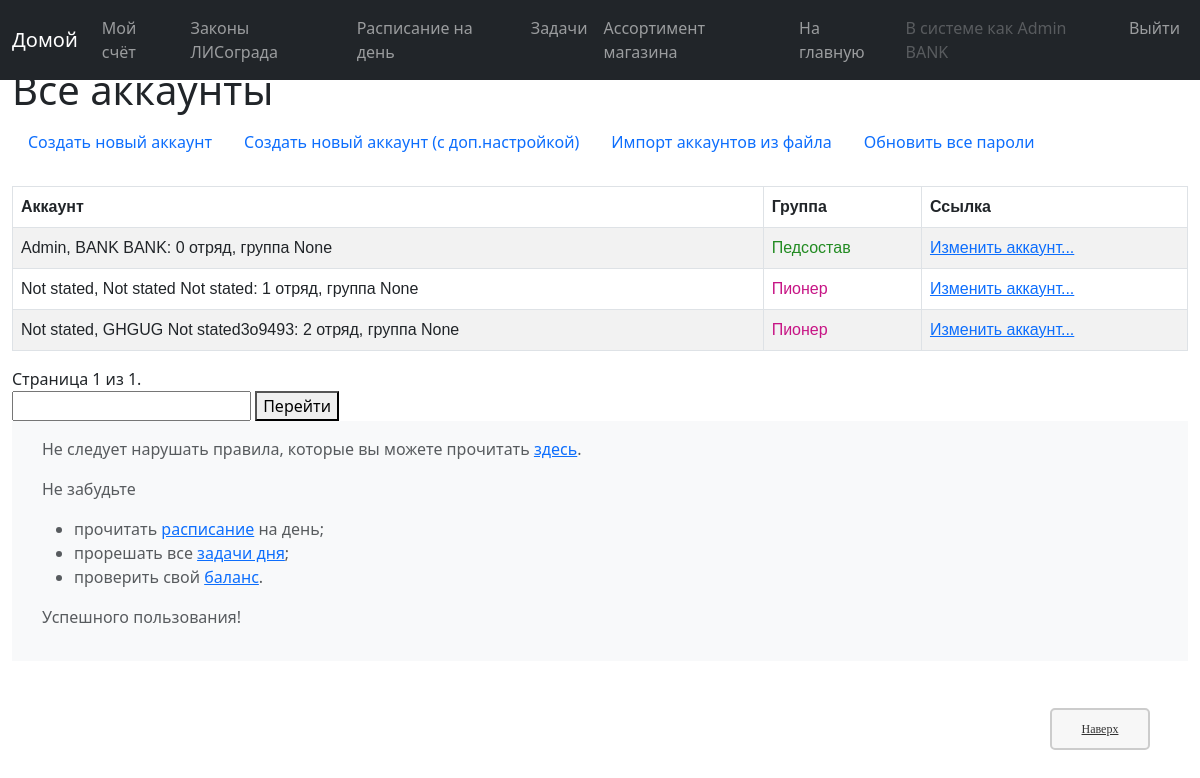
The app's page /bank/account/info/ (signed in), older data.
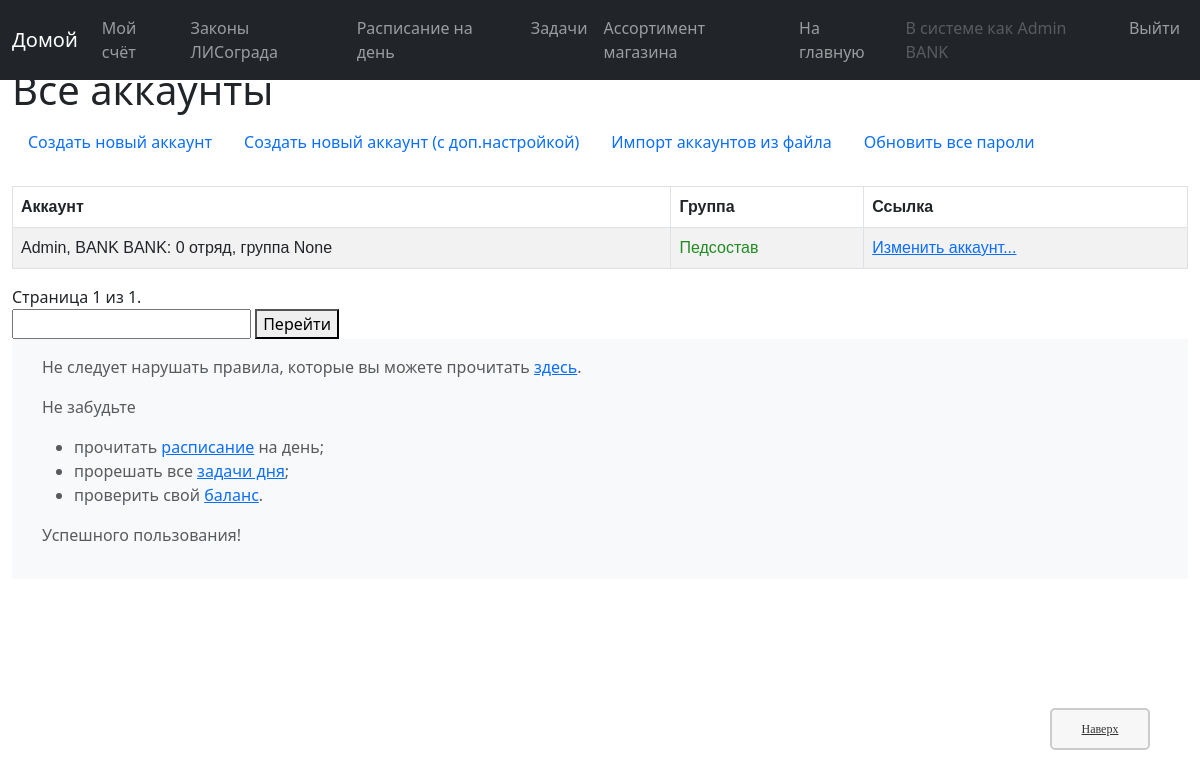
The same page, newer data.
### bank/models.py (models this page shows, shortened)
class account(models.Model):
    user = models.OneToOneField(User, on_delete=models.CASCADE, verbose_name=gc('account, fields, user, verbose_name'))
    balance = models.FloatField(default=0, verbose_name=gc('account, fields, balance, verbose_name'))
    id = models.UUIDField(primary_key=True, default=uuid.uuid4, help_text=gc('account, fields, id, help_text'))#, editable=False)
    first_name = models.CharField(max_length=40, default=gc('account, fields, first_name, default'),
                                  verbose_name=gc('account, fields, first_name, verbose_name'))   #   Имя
    middle_name = models.CharField(max_length=40, default=gc('account, fields, middle_name, default'),
                                   verbose_name=gc('account, fields, middle_name, verbose_name')) #   Отчество
    last_name = models.CharField(max_length=40, default=gc('account, fields, last_name, default'),
                                 verbose_name=gc('account, fields, last_name, verbose_name'))     #   Фамилия
    user_group = models.CharField(max_length=40, choices=EXISTING_GROUPS, default='None',
                                  help_text=gc('account, fields, user_group, help_text'),
                                  verbose_name=gc('account, fields, user_group, verbose_name'))
    party = models.IntegerField(default=0, verbose_name=gc('account, fields, party, verbose_name'))
    theme_self = models.CharField(max_length=50, choices=EXISTING_THEMES, default='default',
                                  help_text=gc('account, fields, theme_self, help_text'),
                                  verbose_name=gc('account, fields, theme_self, verbose_name'))
    account_status = models.CharField(max_length=100, default='', blank=True,
                                      verbose_name=gc('account, fields, account_status, verbose_name'))
    class Meta:
        ordering = ["party", "last_name"]
        permissions = PERMISSIONS
    def get_absolute_url_for_edit(self):
        return reverse('account-edit-n', args=[str(self.id)])
    def info(self) -> str:
        return f'{self.last_name}, {self.first_name} {self.middle_name}: {self.party} {gc("account, methods, info")} {self.user_group}'
    def short_name(self) -> str:
        return f'{self.last_name} {self.first_name}'
    def is_ped(self) -> bool:
        group = self.user.groups.get(name="pedagogue")
        return group is not None

### bank/views/accounts.py (the view)
@permission_required('bank.staff_')
@permission_required('bank.edit_users')
def account_info(request):
    acc_all = account.objects.all()
    paginator1 = Paginator(acc_all, 25)
    page1 = request.GET.get('page1')
    try:
        items1 = paginator1.page(page1)
    except PageNotAnInteger:
        items1 = paginator1.page(1)
    except EmptyPage:
        items1 = paginator1.page(paginator1.num_pages)
    return render(
        request,
        'bank/accounts/account_status.html',
        context={
            'object_list': items1,
        }
    )

### constants/constants.py (called while the page is built)
@lru_cache(None)
def get_const_bank_models(request: str) -> any:
    return get_smth_from_lc("bank", "models", '--'.join(request.split(', ')))

### utils/localization.py (called while the page is built)
def __request_handler__(request: str, info: any) -> any:
    rq = request.split('--')
    for i in rq: info = info[i]
    return info

def get_smth_from_lc(type_app: str, type_module: str, request: str) -> any:
    global info_all
    sbj = info_all[type_app][type_module]
    return __request_handler__(request, sbj)

### templates/bank/accounts/account_status.html (shortened to what this page needs)
{% extends "bank/base_generic.html" %}
{% block content %}
    <h1>Все аккаунты</h1>
    <ul class="nav">
    {% if perms.bank.staff_ %}
        <li class="nav-item"><a class="nav-link active" aria-current="page" href="{% url 'new-user' %}">Создать новый аккаунт</a></li>
        <li class="nav-item"><a class="nav-link active" aria-current="page" href="{% url 'new-user-custom' %}">Создать новый аккаунт (с доп.настройкой)</a></li>
        <li class="nav-item"><a class="nav-link active" aria-current="page" href="{% url 'new-user-auto' %}">Импорт аккаунтов из файла</a></li>
        {% if object_list %}
        <li class="nav-item"><a class="nav-link active" aria-current="page" href="{% url 'update-all-pass' %}">Обновить все пароли</a></li>
        {% endif %}
    {% endif %}
    </ul>
    <br />
    {% if object_list %}
    <table class="table table-striped table-hover table-bordered" cellpadding=30px>
        <thead>
            <tr>
                <th scope="col">Аккаунт</th>
                <th score="col">Группа</th>
                <th score="col">Ссылка</th>
            </tr>
        </thead>
        <tbody>
        {% for element in object_list %}
        <tr>
            <td>{{ element.info }}</td>
            <td>
                {% if element.is_ped == True %}
                    <span class="green">Педсостав</span>
                {% else %}
                    <span class="red">Пионер</span>
                {% endif %}
            </td>
            <td><a href="{{ element.get_absolute_url_for_edit }}">Изменить аккаунт...</a></td>
        </tr>
        {% endfor %}
    </table>
    <span class="page-current">
        Страница {{ object_list.number }} из {{ object_list.paginator.num_pages }}.
    </span>
    <form method="GET" action="{% url 'info-users' %}">
        <input type="text" name="page1" value="{{ messages.number }}" />
        <button type="submit">Перейти</button>
    </form>
    {% else %}
      <p>Ещё не существует ни одного аккаунта.</p>
    {% endif %}
{% endblock %}

### templates/bank/base_generic.html (shortened to what this page needs)
<!DOCTYPE html>
<html lang="ru">
<head>
  {% load static %}
  <link rel="stylesheet" href="{% static 'src/bootstrap/css/bootstrap.min.css' %}">
  <link id="main-style" rel="stylesheet" href="{% static 'bank/css/styles.css' %}">
</head>
<body>
    <div class="top-panel" role="navigation">
        <nav class="navbar navbar-expand-md navbar-dark fixed-top bg-dark">
            <div class="container-fluid">
              <a class="navbar-brand" href="{% url 'index_of_bank' %}">Домой</a>
              <div class="collapse navbar-collapse" id="navbarCollapse">
                <ul class="navbar-nav me-auto">
                    {% if user.is_authenticated %}
                        <li class="nav-item"><a class="nav-link" aria-current="page" href="{% url 'my-transactions' %}">Мой счёт</a></li>
                    {% endif %}
                    <li class="nav-item"><a class="nav-link" aria-current="page" href="{% url 'rules' %}">Законы ЛИСограда</a></li>
                    <li class="nav-item"><a class="nav-link" aria-current="page" href="{% url 'plans' %}">Расписание на день</a></li>
                    <li class="nav-item"><a class="nav-link" aria-current="page" href="{% url 'answers' %}">Задачи</a></li>
                    <li class="nav-item"><a class="nav-link" aria-current="page" href="{% url 'shop' %}">Ассортимент магазина</a></li>
                    <li class="nav-item"><a class="nav-link" aria-current="page" href="{% url 'index' %}">На главную</a></li>
                </ul>
                <ul class="navbar-nav ms-auto">
                    {% if user.is_authenticated %}
                    <li class="nav-item"><a class="nav-link disabled">В системе как {{ request.user.account.short_name }}</a></li>
                    <li class="nav-item"><a class="nav-link" aria-current="page" href="{% url 'logout' %}?next={% url 'index' %}">Выйти</a></li>
                    {% else %}
                    <li class="nav-item"><a class="nav-link disabled">Вы не авторизированы в системе</a></li>
                    <li class="nav-item"><a class="nav-link" aria-current="page" href="{% url 'login' %}">Войти</a></li>
                    {% endif %}
                </ul>
              </div>
            </div>
          </nav>
    </div>
    <div class="container-fluid main">
        <div class="row">
            <div class="col-sm-12" style="margin-top: 66px;margin-bottom: 66px;">
                {% block content %}
                {% endblock %}
                <a href="#top" title="В начало" tabindex="-1" class="topbutton">Наверх</a>
                {% block footer %}
                <footer class="footer mt-auto py-3 bg-body-tertiary">
                    <div class="container">
                        <span class="text-body-secondary">
                            <p>Не следует нарушать правила, которые вы можете прочитать <a href="{% url 'rules' %}">здесь</a>.</p>
                            <p>Не забудьте
                            <ul>
                                <li>прочитать <a href="{% url 'plans' %}">расписание</a> на день;</li>
                                <li>прорешать все <a href="{% url 'answers' %}">задачи дня</a>;</li>
                                <li>проверить свой <a href="{% url 'my-transactions' %}">баланс</a>.</li>
                            </ul></p>
                            <p>Успешного пользования!</p>
                        </span>
                    </div>
                </footer>
                {% endblock %}
            </div>
        </div>
    </div>
</body>
</html>

### static/bank/css/styles.css (style rules this page uses)
.green { color: forestgreen; }
.table { font-family: "Lucida Sans Unicode", "Lucida Grande", Sans-Serif; border-collapse: collapse; color: #686461; }
.topbutton { width:100px; border:2px solid #ccc; background:#f7f7f7; text-align:center; padding:10px; position:fixed; bottom:50px; right:50px; cursor:pointer; color:#333; font-family:verdana; font-size:12px; border-radius: 5px; -moz-border-radius: 5px; -webkit-border-radius: 5px; -khtml-border-radius: 5px; }

Row changes from the older to the newer data that the page shows:
removed account: info "Not stated, Not stated Not stated: 1 отряд, группа None", shows "Пионер"
removed account: info "Not stated, GHGUG Not stated3o9493: 2 отряд, группа None", shows "Пионер"
